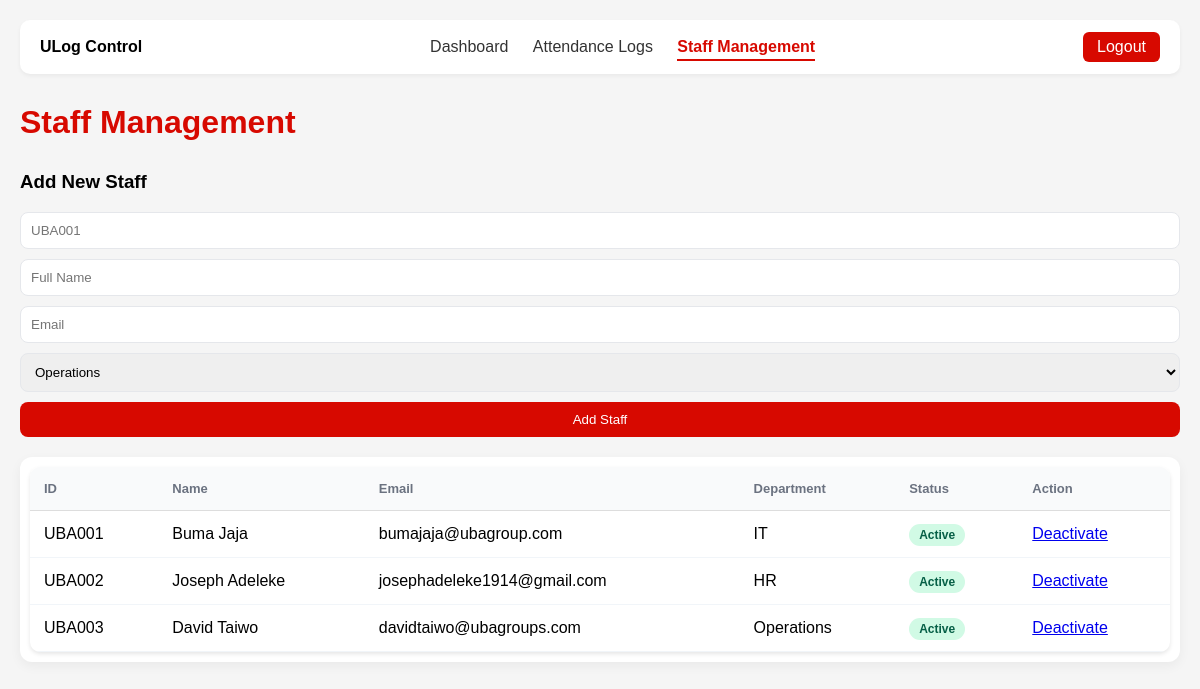
/control/staff/ (signed in), run on an earlier commit of the app's database.
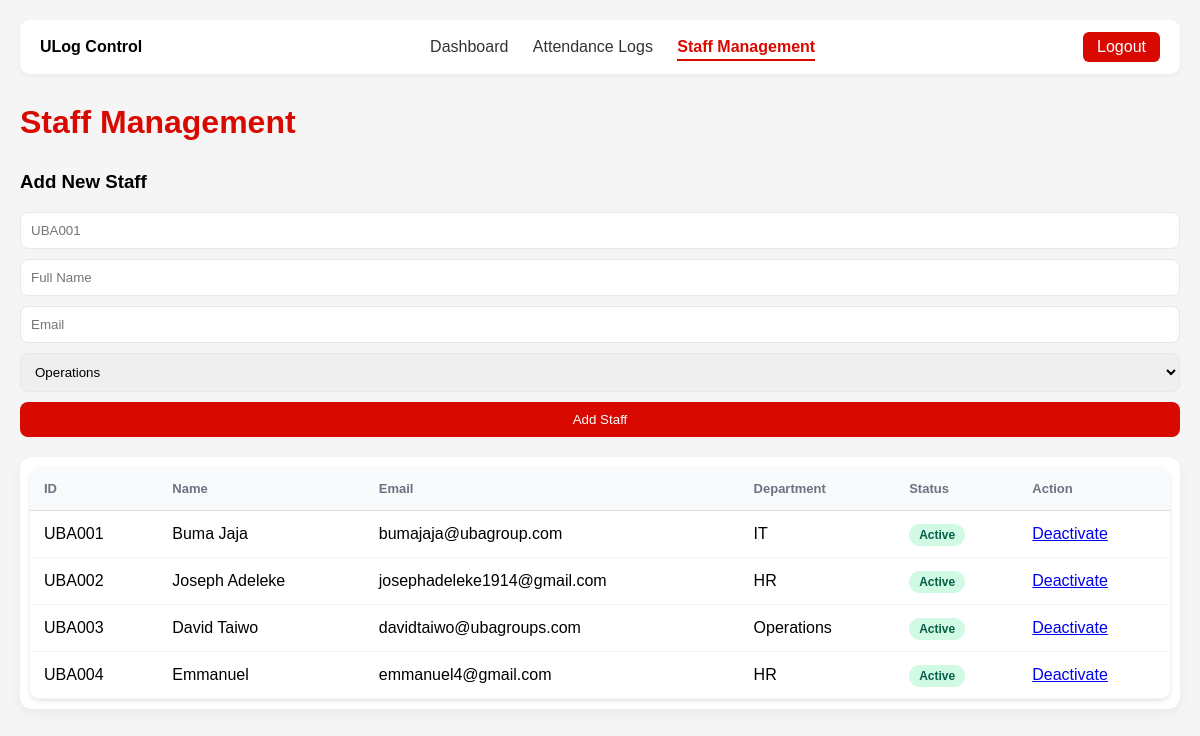
And on a later commit of the database.
### apps/core/models.py (models this page shows, shortened)
class Staff(models.Model):
    DEPARTMENT_CHOICES = [
        ("operations", "Operations"),
        ("it", "IT"),
        ("hr", "HR"),
        ("finance", "Finance"),
        ("retail", "Retail Banking"),
    ]
    staff_id = models.CharField(
        max_length=10,
        unique=True,
        validators=[
            RegexValidator(
                regex=r'^UBA\d{3}$',
                message="Staff ID must be like UBA001"
            )
        ]
    )
    full_name = models.CharField(max_length=100)
    email = models.EmailField(unique=True)
    department = models.CharField(
        max_length=50,
        choices=DEPARTMENT_CHOICES,
        default="operations"
    )
    is_active = models.BooleanField(default=True)

### apps/accounts/decorators.py (the view)
    def wrapper(request, *args, **kwargs):
        if not request.session.get("is_authenticated"):
            return redirect("/login/")
        return view_func(request, *args, **kwargs)

### apps/dashboard/views.py (called while the page is built, shortened)
@login_required
def staff_management(request):
    error = None
    staff_list = Staff.objects.all().order_by("staff_id")
    return render(
        request,
        "dashboard/staff.html",
        {
            "staff_list": staff_list,
            "error": error,
            "active_page": "staff",
        },
    )

### templates/dashboard/staff.html (shortened to what this page needs)
{% extends "base.html" %}
{% block content %}
<h1>Staff Management</h1>
<div class="card" style="margin-bottom: 20px">
  <h3>Add New Staff</h3>
  <form method="POST" class="staff-form">
    <input name="staff_id" placeholder="UBA001" required />
    <input name="full_name" placeholder="Full Name" required />
    <input name="email" placeholder="Email" required />
    <select name="department">
      <option value="operations">Operations</option>
    </select>
    <button>Add Staff</button>
  </form>
</div>
<div class="table-card">
  <table class="attendance-table">
    <thead>
      <tr>
        <th>ID</th>
        <th>Name</th>
        <th>Email</th>
        <th>Department</th>
        <th>Status</th>
        <th>Action</th>
      </tr>
    </thead>
    <tbody>
      {% for staff in staff_list %}
      <tr>
        <td>{{ staff.staff_id }}</td>
        <td>{{ staff.full_name }}</td>
        <td>{{ staff.email }}</td>
        <td>{{ staff.get_department_display }}</td>
        <td>
          {% if staff.is_active %}
          <span class="status-badge status-present">Active</span>
          {% else %}
          <span class="status-badge status-absent">Inactive</span>
          {% endif %}
        </td>
        <td>
          <a href="/control/staff/toggle/{{ staff.staff_id }}/">
            {% if staff.is_active %}Deactivate{% else %}Activate{% endif %}
          </a>
        </td>
      </tr>
      {% empty %}
      <tr>
        <td colspan="6">No staff added yet</td>
      </tr>
      {% endfor %}
    </tbody>
  </table>
</div>
{% endblock %}

What changed in the data, as far as the page shows it:
added Staff: staff_id "UBA004", full_name "Emmanuel", email "emmanuel4@gmail.com", department "HR", is_active "Active"
